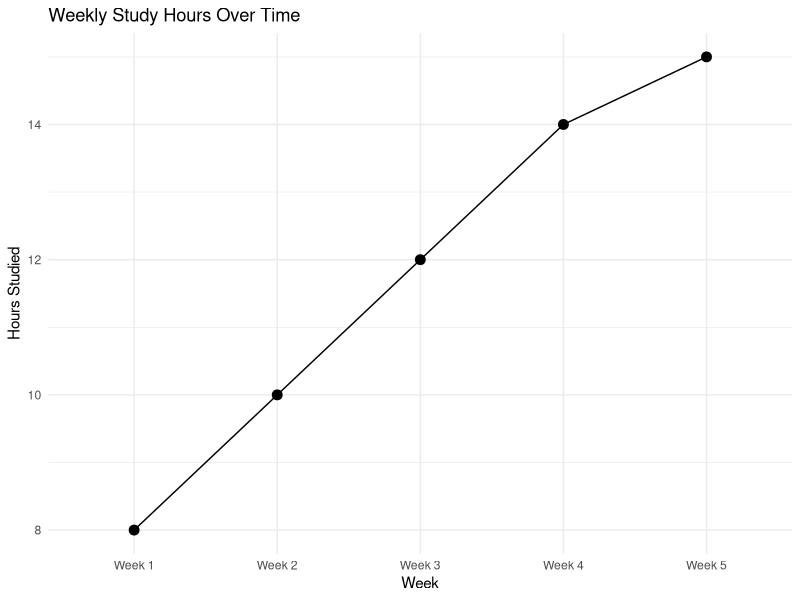

R code for this plot:
## ---- chunk 1
library(ggplot2)

data <- data.frame(
  Week = c("Week 1", "Week 2", "Week 3", "Week 4", "Week 5"),
  Study_Hours = c(8, 10, 12, 14, 15)
)

ggplot(data, aes(x = Week, y = Study_Hours)) +
  geom_line(group = 1) +
  geom_point(size = 3) +
  labs(
    title = "Weekly Study Hours Over Time",
    x = "Week",
    y = "Hours Studied"
  ) +
  theme_minimal()
